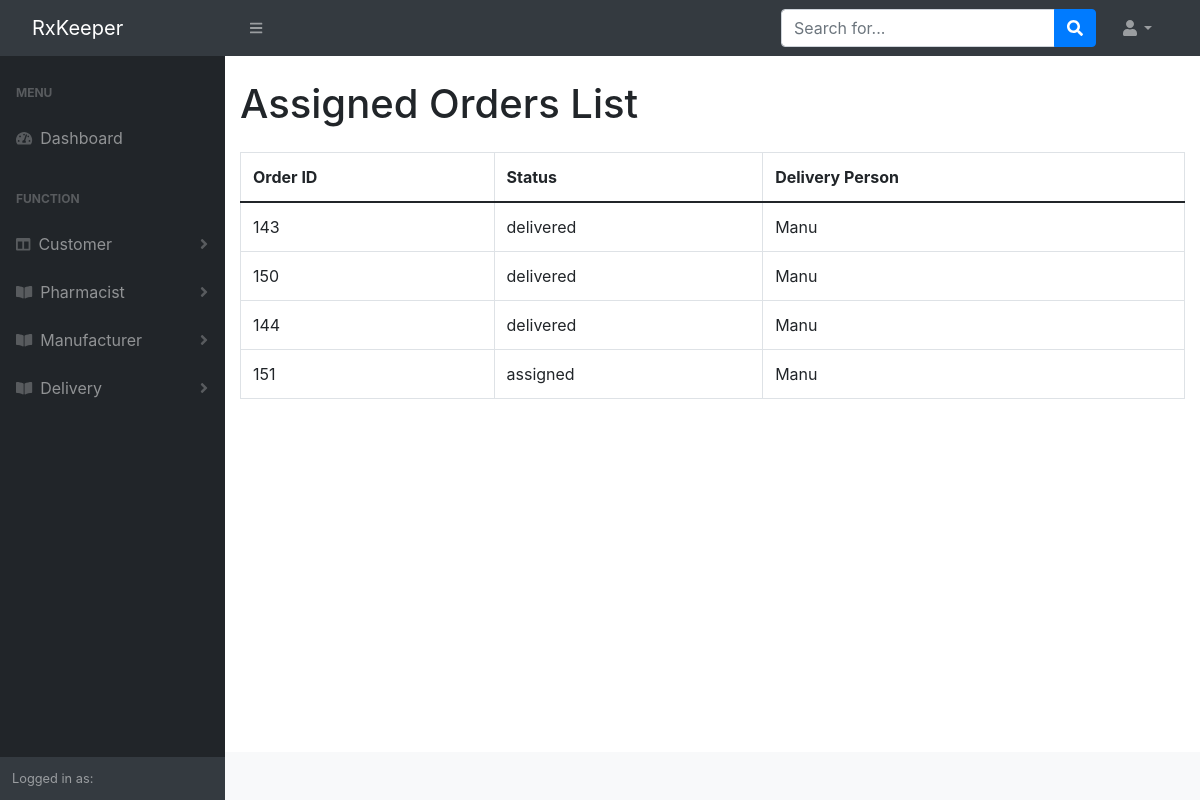
The page /main_project/assigned_deliveries/ on the database its author committed.
### main_project/models.py (models this page shows, shortened)
class Delivery(models.Model):
    order_id = models.CharField(max_length=100)
    status = models.CharField(max_length=50)
    delivery_person = models.ForeignKey('logi.DeliveryPerson', on_delete=models.CASCADE)

### logi/models.py (models this page shows)
class DeliveryPerson(models.Model):
    user = models.OneToOneField(User, on_delete=models.CASCADE, primary_key=True)
    phone_number = models.CharField(max_length=20)
    vehicle_number = models.CharField(max_length=20)

class User(AbstractUser):
   is_customer= models.BooleanField(default=False)
   is_employee= models.BooleanField(default=False)
   is_delivery_person = models.BooleanField(default=False)
   name=models.CharField(max_length=50)

### main_project/views.py (the view)
# urls.py: path('assigned_deliveries/', views.assigned_orders_list, name='assigned_deliveries_list'),
def assigned_orders_list(request):
    assigned_deliveries = Delivery.objects.all()
    return render(request, 'delivery/assigned_deliveries_list.html', {'assigned_deliveries': assigned_deliveries})

### template/delivery/assigned_deliveries_list.html (shortened to what this page needs)
{% extends "layouts/base.html" %}
{% block stylesheets %}
    <link href="https://stackpath.bootstrapcdn.com/bootstrap/4.5.2/css/bootstrap.min.css" rel="stylesheet">
{% endblock stylesheets %}
{% block content %}
    <div class="container">
        <h1 class="mt-4">Assigned Orders List</h1>
        <table class="table table-bordered mt-4">
            <thead>
                <tr>
                    <th>Order ID</th>
                    <th>Status</th>
                    <th>Delivery Person</th>
                </tr>
            </thead>
            <tbody>
                {% for delivery in assigned_deliveries %}
                <tr>
                    <td>{{ delivery.order_id }}</td>
                    <td>{{ delivery.status }}</td>
                    <td>{{ delivery.delivery_person.user.name }}</td>
                </tr>
                {% endfor %}
            </tbody>
        </table>
    </div>
{% endblock content %}

### rows shown on the page
Delivery: order_id "143", status "delivered", delivery_person.user.name "Manu"
Delivery: order_id "150", status "delivered", delivery_person.user.name "Manu"
Delivery: order_id "144", status "delivered", delivery_person.user.name "Manu"
Delivery: order_id "151", status "assigned", delivery_person.user.name "Manu"
